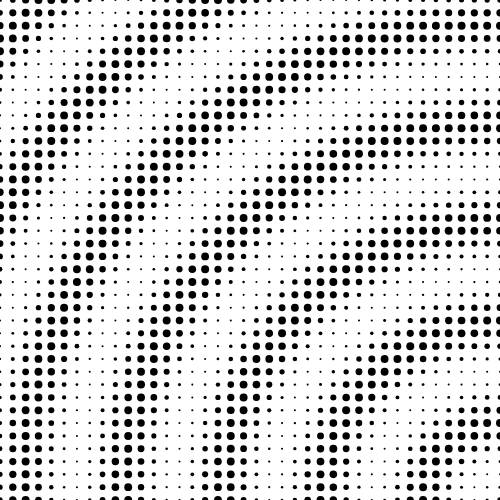
Frame 1 (no input)
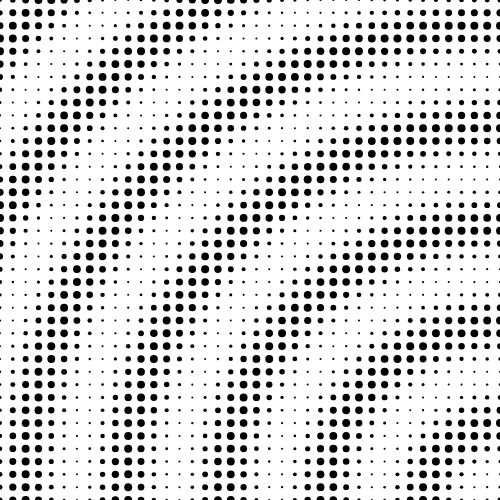
Frame 60 (no input)
Frame 120 (the mouse pressed at the canvas centre since frame 60): identical to frame 60, image omitted

The p5.js sketch that drew these frames (run headless with seeded random() and noise() and a simulated clock; from frame 60 on, the mouse is pressed at the canvas centre):

// p5.js sketch
// ── sketch.js
let xoff1 = 0;
let xoff2 = 1000;
let inc = 0.01;
let start = 0;

function setup() {
  // put setup code here
  createCanvas(500, 500);
}
const numFrames = 60;

function draw() {
  background(255);
  // put drawing code here
  drawDots();
}

const periodicFunction = (p) => {
  return map(sin(TWO_PI * p), -1, 1, 2, 8);
};

const offset = (x, y) => {
  return 0.01 * dist(x, y, width, height);
};

const drawDots = () => {
  const m = 40;
  const t = (1.0 * frameCount) / numFrames;
  stroke(0);

  for (let i = 0; i < m; i++) {
    for (let j = 0; j < m; j++) {
      const x = map(i, 0, m - 1, 0, width);
      const y = map(j, 0, m - 1, 0, height);
      const size = periodicFunction(t - offset(x, y));
      strokeWeight(size);
      point(x, y);
    }
  }
};
